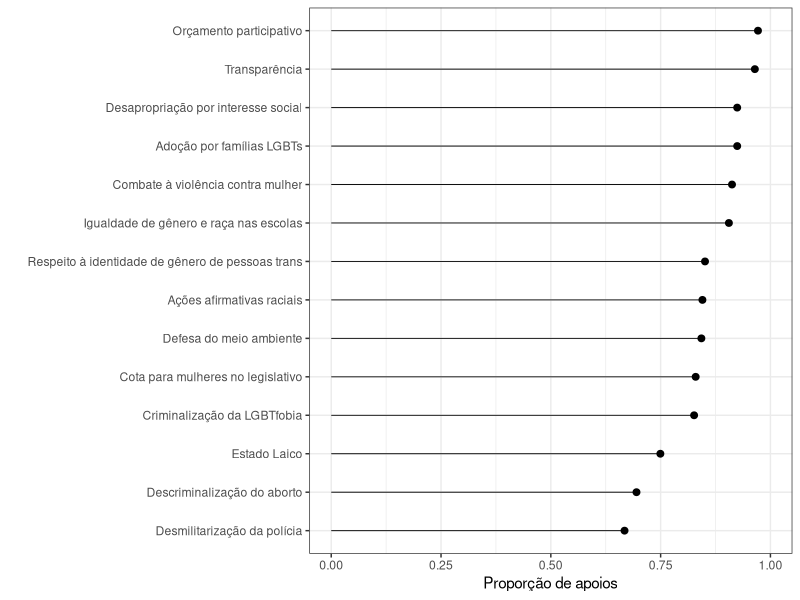
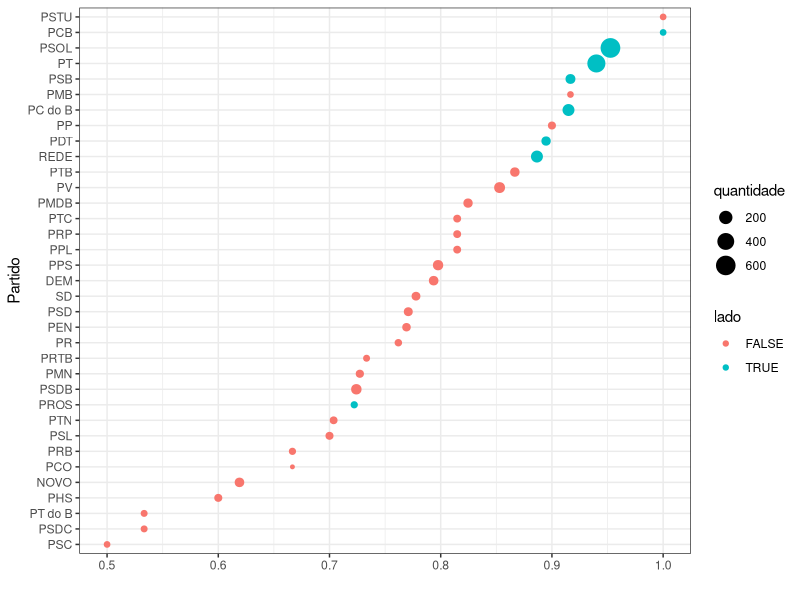
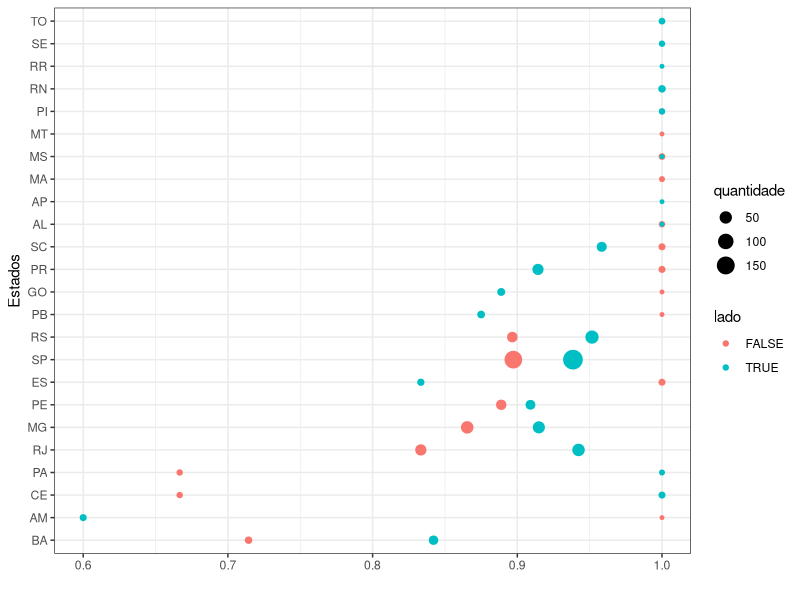
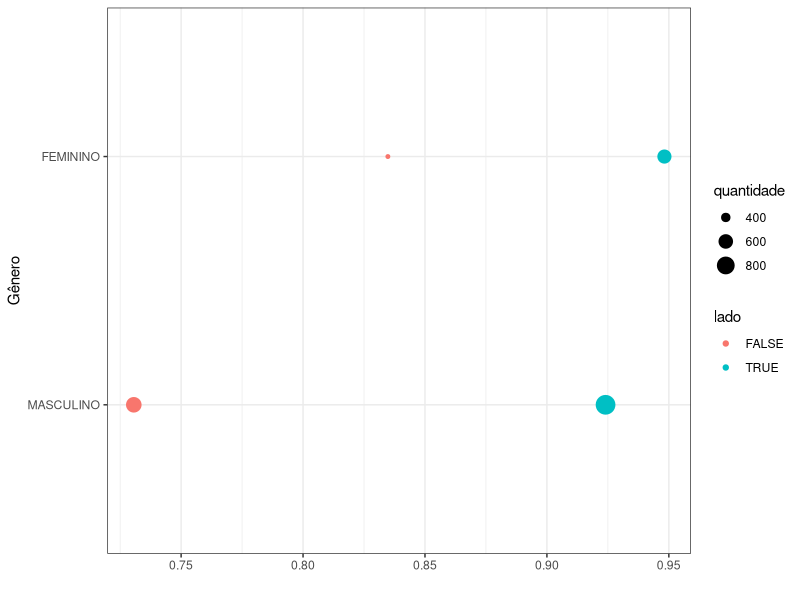

Here is the R script that generated these plots, in order:
## ---- chunk 1
library(tidyverse)
library(here)
theme_set(theme_bw())
## ---- chunk 2
respostas = read_csv(here::here("data/respostas-merepresenta-2016.csv"), 
                     col_types = cols(.default = col_character(), 
                                      nota_partido = col_integer(), 
                                      votos_recebidos = col_integer()))

# A versão long (em vez de wide) dos dados facilita muito pro ggplot:
respostas_long = 
    respostas %>% 
    gather(key = "tema", 
           value = "resposta", 
           10:23) %>%
  mutate(lado = sigla_partido %in% c("PT","PDT","PTdoB","PSB","PROS","REDE","PSOL","PC do B","PCB"))
## ---- chunk 3
por_tema = 
    respostas_long %>% 
    group_by(tema) %>% 
    summarise(apoio = sum(resposta == "S") / n())

por_tema %>% 
    ggplot(aes(x = reorder(tema, apoio), y = apoio, ymax = apoio, ymin = 0)) + 
    geom_point(size = 2) + 
    geom_linerange(size = .3) + 
    scale_y_continuous(limits = c(0, 1)) + 
    coord_flip() + 
    labs(
        y = "Proporção de apoios", 
        x = ""
    )
## ---- chunk 4
respostas_long %>%
  filter(tema %in% c("Adoção por famílias LGBTs",
                     "Respeito à identidade de gênero de pessoas trans",
                     "Criminalização da LGBTfobia") ) %>% 
  group_by(sigla_partido,lado) %>%
  summarise(proporção = sum(resposta ==  "S")/n(), 
            quantidade = n()) %>%
  ggplot(aes(x = proporção, 
             y = reorder(sigla_partido,proporção),
             size = quantidade,
             color = lado)) + 
    geom_point() +
      labs(
        y = "Partido", 
        x = ""
    )
## ---- chunk 5
respostas_long %>%
  filter(tema %in% c("Combate à violência contra mulher") ) %>% 
  group_by(sigla_estado,lado) %>%
  summarise(proporção = sum(resposta ==  "S")/n(), 
            quantidade = n()) %>%
  ggplot(aes(x = proporção, 
             y = reorder(sigla_estado,proporção),
             size = quantidade,
             color = lado)) + 
    geom_point() +
      labs(
        y = "Estados", 
        x = ""
    )
## ---- chunk 6
        
## ---- chunk 7
respostas_long %>%
  filter(tema %in% c("Adoção por famílias LGBTs",
                     "Respeito à identidade de gênero de pessoas trans",
                     "Criminalização da LGBTfobia"), genero %in% c("MASCULINO","FEMININO")) %>% 
  group_by(genero,lado) %>%
  summarise(proporção = sum(resposta ==  "S")/n(), 
            quantidade = n()) %>%
  ggplot(aes(x = proporção, 
             y = reorder(genero,proporção),
             size = quantidade,
             color = lado)) + 
    geom_point() +
      labs(
        y = "Gênero", 
        x = ""
    )
  
